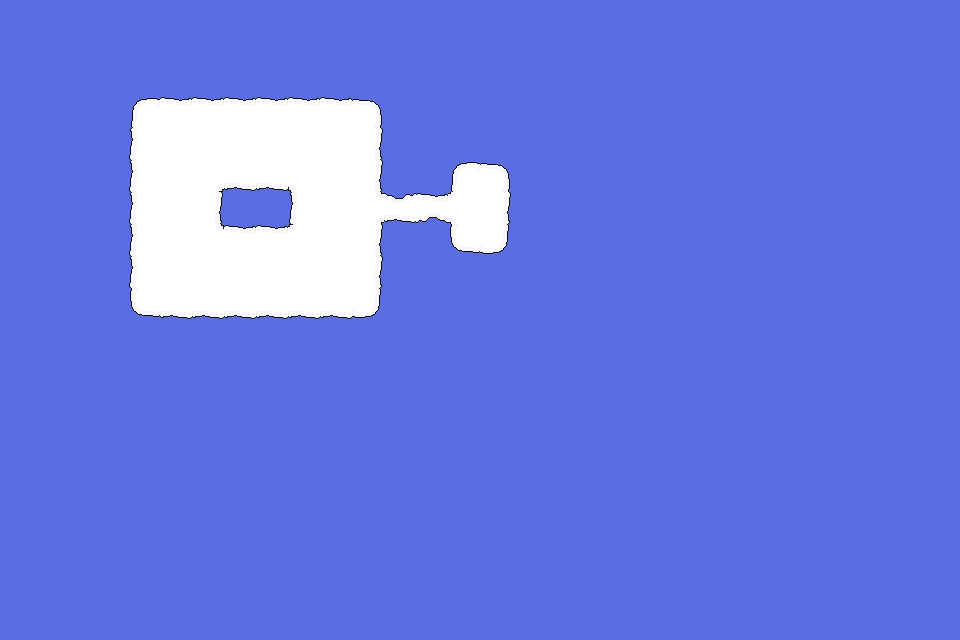

This is a level from a 2D game, rendered from its Tiled map with the project's own tilesets. A one-line summary and the complete map file follow:
An orthogonal 30x20 tile map with 32x32 px tiles, 3 tile layers (sky, clouds, grass).

<map version="1.9" tiledversion="1.9.2" orientation="orthogonal" renderorder="right-down" width="30" height="20" tilewidth="32" tileheight="32" infinite="0" nextlayerid="9" nextobjectid="6">
 <tileset firstgid="1" source="clouds.tsx" />
 <layer id="6" name="sky" width="30" height="20">
  <data encoding="csv">
13,13,13,13,13,13,13,13,13,13,13,13,13,13,13,13,13,13,13,13,13,13,13,13,13,13,13,13,13,13,
13,13,13,13,13,13,13,13,13,13,13,13,13,13,13,13,13,13,13,13,13,13,13,13,13,13,13,13,13,13,
13,13,13,13,13,13,13,13,13,13,13,13,13,13,13,13,13,13,13,13,13,13,13,13,13,13,13,13,13,13,
13,13,13,13,13,13,13,13,13,13,13,13,13,13,13,13,13,13,13,13,13,13,13,13,13,13,13,13,13,13,
13,13,13,13,13,13,13,13,13,13,13,13,13,13,13,13,13,13,13,13,13,13,13,13,13,13,13,13,13,13,
13,13,13,13,13,13,13,13,13,13,13,13,13,13,13,13,13,13,13,13,13,13,13,13,13,13,13,13,13,13,
13,13,13,13,13,13,13,13,13,13,13,13,13,13,13,13,13,13,13,13,13,13,13,13,13,13,13,13,13,13,
13,13,13,13,13,13,13,13,13,13,13,13,13,13,13,13,13,13,13,13,13,13,13,13,13,13,13,13,13,13,
13,13,13,13,13,13,13,13,13,13,13,13,13,13,13,13,13,13,13,13,13,13,13,13,13,13,13,13,13,13,
13,13,13,13,13,13,13,13,13,13,13,13,13,13,13,13,13,13,13,13,13,13,13,13,13,13,13,13,13,13,
13,13,13,13,13,13,13,13,13,13,13,13,13,13,13,13,13,13,13,13,13,13,13,13,13,13,13,13,13,13,
13,13,13,13,13,13,13,13,13,13,13,13,13,13,13,13,13,13,13,13,13,13,13,13,13,13,13,13,13,13,
13,13,13,13,13,13,13,13,13,13,13,13,13,13,13,13,13,13,13,13,13,13,13,13,13,13,13,13,13,13,
13,13,13,13,13,13,13,13,13,13,13,13,13,13,13,13,13,13,13,13,13,13,13,13,13,13,13,13,13,13,
13,13,13,13,13,13,13,13,13,13,13,13,13,13,13,13,13,13,13,13,13,13,13,13,13,13,13,13,13,13,
13,13,13,13,13,13,13,13,13,13,13,13,13,13,13,13,13,13,13,13,13,13,13,13,13,13,13,13,13,13,
13,13,13,13,13,13,13,13,13,13,13,13,13,13,13,13,13,13,13,13,13,13,13,13,13,13,13,13,13,13,
13,13,13,13,13,13,13,13,13,13,13,13,13,13,13,13,13,13,13,13,13,13,13,13,13,13,13,13,13,13,
13,13,13,13,13,13,13,13,13,13,13,13,13,13,13,13,13,13,13,13,13,13,13,13,13,13,13,13,13,13,
13,13,13,13,13,13,13,13,13,13,13,13,13,13,13,13,13,13,13,13,13,13,13,13,13,13,13,13,13,13
</data>
 </layer>
 <layer id="7" name="clouds" width="30" height="20">
  <data encoding="csv">
0,0,0,0,0,0,0,0,0,0,0,0,0,0,0,0,0,0,0,0,0,0,0,0,0,0,0,0,0,0,
0,0,0,0,0,0,0,0,0,0,0,0,0,0,0,0,0,0,0,0,0,0,0,0,0,0,0,0,0,0,
0,0,0,0,0,0,0,0,0,0,0,0,0,0,0,0,0,0,0,0,0,0,0,0,0,0,0,0,0,0,
0,0,0,0,2,3,3,3,3,3,3,2684354562,0,0,0,0,0,0,0,0,0,0,0,0,0,0,0,0,0,0,
0,0,0,0,2684354575,9,9,9,9,9,9,2684354563,0,0,0,0,0,0,0,0,0,0,0,0,0,0,0,0,0,0,
0,0,0,0,2684354575,9,3221225477,3221225475,15,1610612741,9,2684354563,0,0,2,2684354562,0,0,0,0,0,0,0,0,0,0,0,0,0,0,
0,0,0,0,1610612739,9,2684354563,0,0,1610612739,9,2684354571,17,3221225489,1610612747,10,0,0,0,0,0,0,0,0,0,0,0,0,0,0,
0,0,0,0,1610612739,9,2684354565,3,3,5,9,10,0,0,1610612738,3221225474,0,0,0,0,0,0,0,0,0,0,0,0,0,0,
0,0,0,0,2684354575,9,9,9,9,9,9,1610612751,0,0,0,0,0,0,0,0,0,0,0,0,0,0,0,0,0,0,
0,0,0,0,1610612738,15,3221225475,3221225475,3221225475,3221225475,15,3221225474,0,0,0,0,0,0,0,0,0,0,0,0,0,0,0,0,0,0,
0,0,0,0,0,0,0,0,0,0,0,0,0,0,0,0,0,0,0,0,0,0,0,0,0,0,0,0,0,0,
0,0,0,0,0,0,0,0,0,0,0,0,0,0,0,0,0,0,0,0,0,0,0,0,0,0,0,0,0,0,
0,0,0,0,0,0,0,0,0,0,0,0,0,0,0,0,0,0,0,0,0,0,0,0,0,0,0,0,0,0,
0,0,0,0,0,0,0,0,0,0,0,0,0,0,0,0,0,0,0,0,0,0,0,0,0,0,0,0,0,0,
0,0,0,0,0,0,0,0,0,0,0,0,0,0,0,0,0,0,0,0,0,0,0,0,0,0,0,0,0,0,
0,0,0,0,0,0,0,0,0,0,0,0,0,0,0,0,0,0,0,0,0,0,0,0,0,0,0,0,0,0,
0,0,0,0,0,0,0,0,0,0,0,0,0,0,0,0,0,0,0,0,0,0,0,0,0,0,0,0,0,0,
0,0,0,0,0,0,0,0,0,0,0,0,0,0,0,0,0,0,0,0,0,0,0,0,0,0,0,0,0,0,
0,0,0,0,0,0,0,0,0,0,0,0,0,0,0,0,0,0,0,0,0,0,0,0,0,0,0,0,0,0,
0,0,0,0,0,0,0,0,0,0,0,0,0,0,0,0,0,0,0,0,0,0,0,0,0,0,0,0,0,0
</data>
 </layer>
 <layer id="8" name="grass" width="30" height="20">
  <data encoding="csv">
0,0,0,0,0,0,0,0,0,0,0,0,0,0,0,0,0,0,0,0,0,0,0,0,0,0,0,0,0,0,
0,0,0,0,0,0,0,0,0,0,0,0,0,0,0,0,0,0,0,0,0,0,0,0,0,0,0,0,0,0,
0,0,0,0,0,0,0,0,0,0,0,0,0,0,0,0,0,0,0,0,0,0,0,0,0,0,0,0,0,0,
0,0,0,0,0,0,0,0,0,0,0,0,0,0,0,0,0,0,0,0,0,0,0,0,0,0,0,0,0,0,
0,0,0,0,0,0,0,0,0,0,0,0,0,0,0,0,0,0,0,0,0,0,0,0,0,0,0,0,0,0,
0,0,0,0,0,0,0,0,0,0,0,0,0,0,0,0,0,0,0,0,0,0,0,0,0,0,0,0,0,0,
0,0,0,0,0,0,0,0,0,0,0,0,0,0,0,0,0,0,0,0,0,0,0,0,0,0,0,0,0,0,
0,0,0,0,0,0,0,0,0,0,0,0,0,0,0,0,0,0,0,0,0,0,0,0,0,0,0,0,0,0,
0,0,0,0,0,0,0,0,0,0,0,0,0,0,0,0,0,0,0,0,0,0,0,0,0,0,0,0,0,0,
0,0,0,0,0,0,0,0,0,0,0,0,0,0,0,0,0,0,0,0,0,0,0,0,0,0,0,0,0,0,
0,0,0,0,0,0,0,0,0,0,0,0,0,0,0,0,0,0,0,0,0,0,0,0,0,0,0,0,0,0,
0,0,0,0,0,0,0,0,0,0,0,0,0,0,0,0,0,0,0,0,0,0,0,0,0,0,0,0,0,0,
0,0,0,0,0,0,0,0,0,0,0,0,0,0,0,0,0,0,0,0,0,0,0,0,0,0,0,0,0,0,
0,0,0,0,0,0,0,0,0,0,0,0,0,0,0,0,0,0,0,0,0,0,0,0,0,0,0,0,0,0,
0,0,0,0,0,0,0,0,0,0,0,0,0,0,0,0,0,0,0,0,0,0,0,0,0,0,0,0,0,0,
0,0,0,0,0,0,0,0,0,0,0,0,0,0,0,0,0,0,0,0,0,0,0,0,0,0,0,0,0,0,
0,0,0,0,0,0,0,0,0,0,0,0,0,0,0,0,0,0,0,0,0,0,0,0,0,0,0,0,0,0,
0,0,0,0,0,0,0,0,0,0,0,0,0,0,0,0,0,0,0,0,0,0,0,0,0,0,0,0,0,0,
0,0,0,0,0,0,0,0,0,0,0,0,0,0,0,0,0,0,0,0,0,0,0,0,0,0,0,0,0,0,
0,0,0,0,0,0,0,0,0,0,0,0,0,0,0,0,0,0,0,0,0,0,0,0,0,0,0,0,0,0
</data>
 </layer>
</map>
